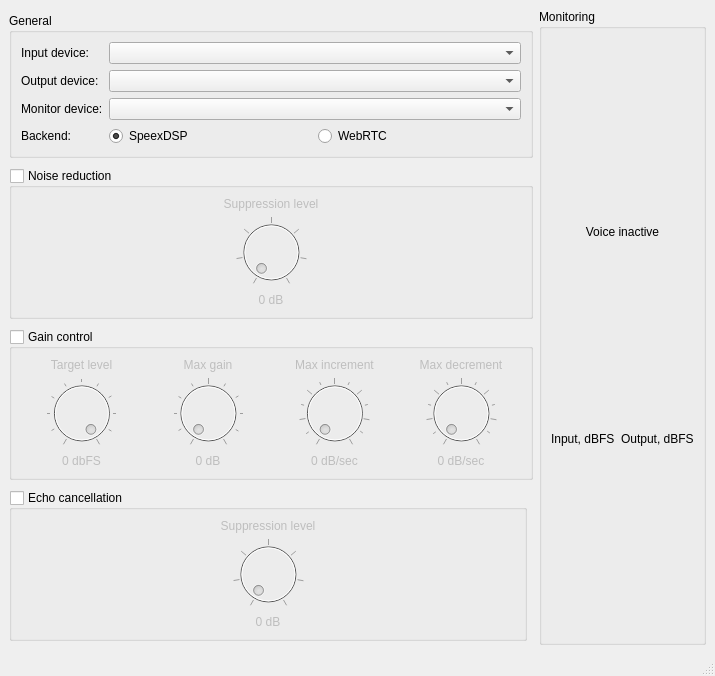
<?xml version="1.0" encoding="UTF-8"?>
<ui version="4.0">
 <class>MainWindow</class>
 <widget class="QMainWindow" name="MainWindow">
  <property name="geometry">
   <rect>
    <x>0</x>
    <y>0</y>
    <width>715</width>
    <height>676</height>
   </rect>
  </property>
  <property name="sizePolicy">
   <sizepolicy hsizetype="Preferred" vsizetype="Minimum">
    <horstretch>0</horstretch>
    <verstretch>0</verstretch>
   </sizepolicy>
  </property>
  <property name="windowTitle">
   <string>SpeexDSP &amp; WebRTC Test Application</string>
  </property>
  <widget class="QWidget" name="centralWidget">
   <layout class="QGridLayout" name="windowLayout">
    <item row="2" column="2">
     <layout class="QHBoxLayout" name="mainLayout">
      <item>
       <layout class="QGridLayout" name="controlsLayout">
        <item row="2" column="0" colspan="2">
         <widget class="QGroupBox" name="noiseGroupBox">
          <property name="sizePolicy">
           <sizepolicy hsizetype="Expanding" vsizetype="Fixed">
            <horstretch>0</horstretch>
            <verstretch>0</verstretch>
           </sizepolicy>
          </property>
          <property name="title">
           <string>Noise reduction</string>
          </property>
          <property name="checkable">
           <bool>true</bool>
          </property>
          <property name="checked">
           <bool>false</bool>
          </property>
          <layout class="QGridLayout" name="noiseGridLayout">
           <item row="2" column="0">
            <widget class="QDial" name="noiseSuppressionDial">
             <property name="minimumSize">
              <size>
               <width>70</width>
               <height>70</height>
              </size>
             </property>
             <property name="maximumSize">
              <size>
               <width>16777215</width>
               <height>70</height>
              </size>
             </property>
             <property name="baseSize">
              <size>
               <width>50</width>
               <height>50</height>
              </size>
             </property>
             <property name="minimum">
              <number>0</number>
             </property>
             <property name="maximum">
              <number>60</number>
             </property>
             <property name="tracking">
              <bool>true</bool>
             </property>
             <property name="notchTarget">
              <double>10.000000000000000</double>
             </property>
             <property name="notchesVisible">
              <bool>true</bool>
             </property>
            </widget>
           </item>
           <item row="3" column="0">
            <widget class="QLabel" name="noiseSuppressionValue">
             <property name="text">
              <string>0 dB</string>
             </property>
             <property name="textFormat">
              <enum>Qt::PlainText</enum>
             </property>
             <property name="alignment">
              <set>Qt::AlignCenter</set>
             </property>
            </widget>
           </item>
           <item row="1" column="0">
            <widget class="QLabel" name="noiseSuppressionLabel">
             <property name="text">
              <string>Suppression level</string>
             </property>
             <property name="alignment">
              <set>Qt::AlignCenter</set>
             </property>
            </widget>
           </item>
          </layout>
         </widget>
        </item>
        <item row="0" column="0" colspan="2">
         <widget class="QGroupBox" name="mainSettingsGroupBox">
          <property name="sizePolicy">
           <sizepolicy hsizetype="Expanding" vsizetype="Fixed">
            <horstretch>0</horstretch>
            <verstretch>0</verstretch>
           </sizepolicy>
          </property>
          <property name="title">
           <string>General</string>
          </property>
          <layout class="QFormLayout" name="mainSettingsLayout">
           <item row="0" column="0">
            <widget class="QLabel" name="inputDeviceLabel">
             <property name="text">
              <string>Input device:</string>
             </property>
            </widget>
           </item>
           <item row="0" column="1">
            <widget class="QComboBox" name="inputDeviceSelector"/>
           </item>
           <item row="1" column="0">
            <widget class="QLabel" name="outputDeviceLabel">
             <property name="text">
              <string>Output device:</string>
             </property>
            </widget>
           </item>
           <item row="1" column="1">
            <widget class="QComboBox" name="outputDeviceSelector"/>
           </item>
           <item row="2" column="0">
            <widget class="QLabel" name="monitorDeviceLabel">
             <property name="text">
              <string>Monitor device:</string>
             </property>
            </widget>
           </item>
           <item row="2" column="1">
            <widget class="QComboBox" name="monitorDeviceSelector"/>
           </item>
           <item row="3" column="1">
            <layout class="QHBoxLayout" name="backendLayout">
             <item>
              <widget class="QRadioButton" name="speexRadioButton">
               <property name="text">
                <string>SpeexDSP</string>
               </property>
               <property name="checked">
                <bool>true</bool>
               </property>
              </widget>
             </item>
             <item>
              <widget class="QRadioButton" name="webrtcRadioButton">
               <property name="text">
                <string>WebRTC</string>
               </property>
              </widget>
             </item>
            </layout>
           </item>
           <item row="3" column="0">
            <widget class="QLabel" name="backendLabel">
             <property name="text">
              <string>Backend:</string>
             </property>
            </widget>
           </item>
          </layout>
         </widget>
        </item>
        <item row="3" column="0" colspan="2">
         <widget class="QGroupBox" name="agcGroupBox">
          <property name="sizePolicy">
           <sizepolicy hsizetype="Expanding" vsizetype="Fixed">
            <horstretch>0</horstretch>
            <verstretch>0</verstretch>
           </sizepolicy>
          </property>
          <property name="title">
           <string>Gain control</string>
          </property>
          <property name="checkable">
           <bool>true</bool>
          </property>
          <property name="checked">
           <bool>false</bool>
          </property>
          <layout class="QGridLayout" name="gridLayout">
           <item row="0" column="6">
            <widget class="QLabel" name="agcMaxDecrementLabel">
             <property name="sizePolicy">
              <sizepolicy hsizetype="Expanding" vsizetype="Preferred">
               <horstretch>0</horstretch>
               <verstretch>0</verstretch>
              </sizepolicy>
             </property>
             <property name="text">
              <string>Max decrement</string>
             </property>
             <property name="alignment">
              <set>Qt::AlignCenter</set>
             </property>
            </widget>
           </item>
           <item row="2" column="0">
            <widget class="QLabel" name="agcLevelValue">
             <property name="text">
              <string>0 dbFS</string>
             </property>
             <property name="textFormat">
              <enum>Qt::PlainText</enum>
             </property>
             <property name="alignment">
              <set>Qt::AlignCenter</set>
             </property>
            </widget>
           </item>
           <item row="0" column="3">
            <widget class="QLabel" name="agcMaxGainLabel">
             <property name="sizePolicy">
              <sizepolicy hsizetype="Expanding" vsizetype="Preferred">
               <horstretch>0</horstretch>
               <verstretch>0</verstretch>
              </sizepolicy>
             </property>
             <property name="text">
              <string>Max gain</string>
             </property>
             <property name="alignment">
              <set>Qt::AlignCenter</set>
             </property>
            </widget>
           </item>
           <item row="0" column="5">
            <widget class="QLabel" name="agcMaxIncrementLabel">
             <property name="sizePolicy">
              <sizepolicy hsizetype="Expanding" vsizetype="Preferred">
               <horstretch>0</horstretch>
               <verstretch>0</verstretch>
              </sizepolicy>
             </property>
             <property name="text">
              <string>Max increment</string>
             </property>
             <property name="alignment">
              <set>Qt::AlignCenter</set>
             </property>
            </widget>
           </item>
           <item row="2" column="6">
            <widget class="QLabel" name="agcMaxDecrementValue">
             <property name="text">
              <string>0 dB/sec</string>
             </property>
             <property name="textFormat">
              <enum>Qt::PlainText</enum>
             </property>
             <property name="alignment">
              <set>Qt::AlignCenter</set>
             </property>
            </widget>
           </item>
           <item row="1" column="3">
            <widget class="QDial" name="agcMaxGainDial">
             <property name="minimumSize">
              <size>
               <width>70</width>
               <height>70</height>
              </size>
             </property>
             <property name="maximumSize">
              <size>
               <width>16777215</width>
               <height>70</height>
              </size>
             </property>
             <property name="baseSize">
              <size>
               <width>50</width>
               <height>50</height>
              </size>
             </property>
             <property name="minimum">
              <number>0</number>
             </property>
             <property name="maximum">
              <number>60</number>
             </property>
             <property name="pageStep">
              <number>10</number>
             </property>
             <property name="tracking">
              <bool>true</bool>
             </property>
             <property name="notchTarget">
              <double>6.000000000000000</double>
             </property>
             <property name="notchesVisible">
              <bool>true</bool>
             </property>
            </widget>
           </item>
           <item row="1" column="0">
            <widget class="QDial" name="agcLevelDial">
             <property name="minimumSize">
              <size>
               <width>70</width>
               <height>70</height>
              </size>
             </property>
             <property name="maximumSize">
              <size>
               <width>16777215</width>
               <height>70</height>
              </size>
             </property>
             <property name="baseSize">
              <size>
               <width>50</width>
               <height>50</height>
              </size>
             </property>
             <property name="minimum">
              <number>0</number>
             </property>
             <property name="maximum">
              <number>30</number>
             </property>
             <property name="tracking">
              <bool>true</bool>
             </property>
             <property name="invertedAppearance">
              <bool>true</bool>
             </property>
             <property name="invertedControls">
              <bool>false</bool>
             </property>
             <property name="notchTarget">
              <double>10.000000000000000</double>
             </property>
             <property name="notchesVisible">
              <bool>true</bool>
             </property>
            </widget>
           </item>
           <item row="1" column="6">
            <widget class="QDial" name="agcMaxDecrementDial">
             <property name="minimumSize">
              <size>
               <width>70</width>
               <height>70</height>
              </size>
             </property>
             <property name="maximumSize">
              <size>
               <width>16777215</width>
               <height>70</height>
              </size>
             </property>
             <property name="baseSize">
              <size>
               <width>50</width>
               <height>50</height>
              </size>
             </property>
             <property name="minimum">
              <number>0</number>
             </property>
             <property name="maximum">
              <number>24</number>
             </property>
             <property name="pageStep">
              <number>4</number>
             </property>
             <property name="tracking">
              <bool>true</bool>
             </property>
             <property name="notchTarget">
              <double>6.000000000000000</double>
             </property>
             <property name="notchesVisible">
              <bool>true</bool>
             </property>
            </widget>
           </item>
           <item row="2" column="5">
            <widget class="QLabel" name="agcMaxIncrementValue">
             <property name="text">
              <string>0 dB/sec</string>
             </property>
             <property name="textFormat">
              <enum>Qt::PlainText</enum>
             </property>
             <property name="alignment">
              <set>Qt::AlignCenter</set>
             </property>
            </widget>
           </item>
           <item row="1" column="5">
            <widget class="QDial" name="agcMaxIncrementDial">
             <property name="minimumSize">
              <size>
               <width>70</width>
               <height>70</height>
              </size>
             </property>
             <property name="maximumSize">
              <size>
               <width>16777215</width>
               <height>70</height>
              </size>
             </property>
             <property name="baseSize">
              <size>
               <width>50</width>
               <height>50</height>
              </size>
             </property>
             <property name="minimum">
              <number>0</number>
             </property>
             <property name="maximum">
              <number>24</number>
             </property>
             <property name="pageStep">
              <number>4</number>
             </property>
             <property name="tracking">
              <bool>true</bool>
             </property>
             <property name="notchTarget">
              <double>6.000000000000000</double>
             </property>
             <property name="notchesVisible">
              <bool>true</bool>
             </property>
            </widget>
           </item>
           <item row="0" column="0">
            <widget class="QLabel" name="agcLevelLabel">
             <property name="sizePolicy">
              <sizepolicy hsizetype="Expanding" vsizetype="Preferred">
               <horstretch>0</horstretch>
               <verstretch>0</verstretch>
              </sizepolicy>
             </property>
             <property name="text">
              <string>Target level</string>
             </property>
             <property name="alignment">
              <set>Qt::AlignCenter</set>
             </property>
            </widget>
           </item>
           <item row="2" column="3">
            <widget class="QLabel" name="agcMaxGainValue">
             <property name="text">
              <string>0 dB</string>
             </property>
             <property name="textFormat">
              <enum>Qt::PlainText</enum>
             </property>
             <property name="alignment">
              <set>Qt::AlignCenter</set>
             </property>
            </widget>
           </item>
          </layout>
         </widget>
        </item>
        <item row="4" column="0">
         <widget class="QGroupBox" name="aecGroupBox">
          <property name="sizePolicy">
           <sizepolicy hsizetype="Expanding" vsizetype="Fixed">
            <horstretch>0</horstretch>
            <verstretch>0</verstretch>
           </sizepolicy>
          </property>
          <property name="title">
           <string>Echo cancellation</string>
          </property>
          <property name="checkable">
           <bool>true</bool>
          </property>
          <property name="checked">
           <bool>false</bool>
          </property>
          <layout class="QGridLayout" name="aecGridLayout">
           <item row="2" column="0">
            <widget class="QLabel" name="aecSuppressionValue">
             <property name="text">
              <string>0 dB</string>
             </property>
             <property name="textFormat">
              <enum>Qt::PlainText</enum>
             </property>
             <property name="alignment">
              <set>Qt::AlignCenter</set>
             </property>
            </widget>
           </item>
           <item row="0" column="0">
            <widget class="QLabel" name="aecSuppressionLabel">
             <property name="sizePolicy">
              <sizepolicy hsizetype="Expanding" vsizetype="Preferred">
               <horstretch>0</horstretch>
               <verstretch>0</verstretch>
              </sizepolicy>
             </property>
             <property name="text">
              <string>Suppression level</string>
             </property>
             <property name="alignment">
              <set>Qt::AlignCenter</set>
             </property>
            </widget>
           </item>
           <item row="1" column="0">
            <widget class="QDial" name="aecSuppressionDial">
             <property name="minimumSize">
              <size>
               <width>70</width>
               <height>70</height>
              </size>
             </property>
             <property name="maximumSize">
              <size>
               <width>16777215</width>
               <height>70</height>
              </size>
             </property>
             <property name="baseSize">
              <size>
               <width>50</width>
               <height>50</height>
              </size>
             </property>
             <property name="minimum">
              <number>0</number>
             </property>
             <property name="maximum">
              <number>60</number>
             </property>
             <property name="tracking">
              <bool>true</bool>
             </property>
             <property name="notchTarget">
              <double>10.000000000000000</double>
             </property>
             <property name="notchesVisible">
              <bool>true</bool>
             </property>
            </widget>
           </item>
          </layout>
         </widget>
        </item>
       </layout>
      </item>
      <item>
       <widget class="QGroupBox" name="levelsGroupBox">
        <property name="sizePolicy">
         <sizepolicy hsizetype="Minimum" vsizetype="Expanding">
          <horstretch>0</horstretch>
          <verstretch>0</verstretch>
         </sizepolicy>
        </property>
        <property name="maximumSize">
         <size>
          <width>250</width>
          <height>16777215</height>
         </size>
        </property>
        <property name="title">
         <string>Monitoring</string>
        </property>
        <layout class="QGridLayout" name="levelsLayout">
         <item row="1" column="0">
          <widget class="QLabel" name="inputLevelLabel">
           <property name="sizePolicy">
            <sizepolicy hsizetype="Fixed" vsizetype="Fixed">
             <horstretch>0</horstretch>
             <verstretch>0</verstretch>
            </sizepolicy>
           </property>
           <property name="text">
            <string>Input, dBFS</string>
           </property>
          </widget>
         </item>
         <item row="2" column="1">
          <layout class="QHBoxLayout" name="outputLevelsLayout"/>
         </item>
         <item row="2" column="0">
          <layout class="QHBoxLayout" name="inputLevelsLayout"/>
         </item>
         <item row="1" column="1">
          <widget class="QLabel" name="outputLevelLabel">
           <property name="sizePolicy">
            <sizepolicy hsizetype="Fixed" vsizetype="Fixed">
             <horstretch>0</horstretch>
             <verstretch>0</verstretch>
            </sizepolicy>
           </property>
           <property name="text">
            <string>Output, dBFS</string>
           </property>
          </widget>
         </item>
         <item row="0" column="0" colspan="2">
          <widget class="QLabel" name="vadLabel">
           <property name="sizePolicy">
            <sizepolicy hsizetype="Expanding" vsizetype="Fixed">
             <horstretch>0</horstretch>
             <verstretch>0</verstretch>
            </sizepolicy>
           </property>
           <property name="text">
            <string>Voice inactive</string>
           </property>
           <property name="alignment">
            <set>Qt::AlignCenter</set>
           </property>
          </widget>
         </item>
        </layout>
       </widget>
      </item>
     </layout>
    </item>
   </layout>
  </widget>
  <widget class="QStatusBar" name="statusbar"/>
 </widget>
 <resources/>
 <connections/>
 <slots>
  <slot>setOutputLocation()</slot>
  <slot>toggleRecord()</slot>
  <slot>togglePause()</slot>
 </slots>
</ui>
